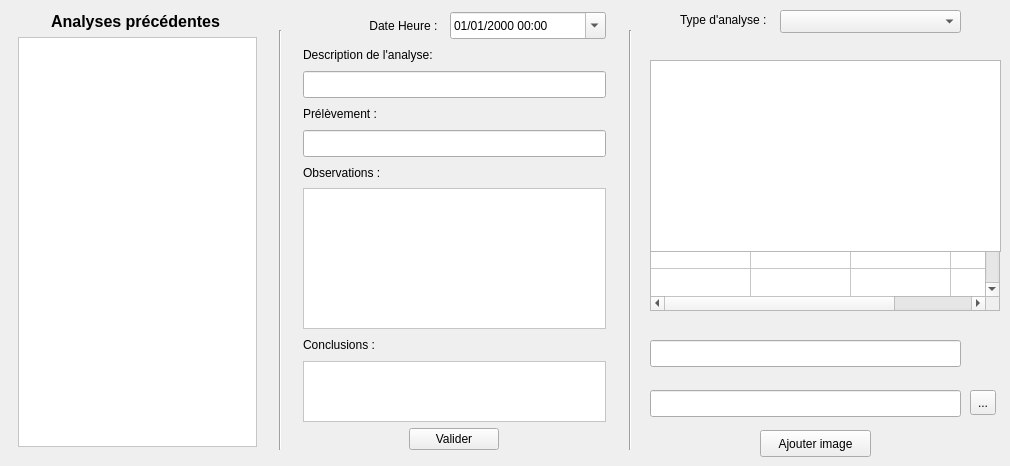
        <widget class="QWidget" name="tab_analyses">
         <attribute name="title">
          <string>Analyses</string>
         </attribute>
         <widget class="QTableWidget" name="tableWidget_analyses">
          <property name="enabled">
           <bool>true</bool>
          </property>
          <property name="geometry">
           <rect>
            <x>650</x>
            <y>70</y>
            <width>350</width>
            <height>241</height>
           </rect>
          </property>
          <property name="showGrid">
           <bool>true</bool>
          </property>
          <property name="rowCount">
           <number>16</number>
          </property>
          <property name="columnCount">
           <number>4</number>
          </property>
          <attribute name="verticalHeaderVisible">
           <bool>false</bool>
          </attribute>
          <row/>
          <row/>
          <row/>
          <row/>
          <row/>
          <row/>
          <row/>
          <row/>
          <row/>
          <row/>
          <row/>
          <row/>
          <row/>
          <row/>
          <row/>
          <row/>
          <column/>
          <column/>
          <column/>
          <column/>
         </widget>
         <widget class="QListWidget" name="listWidget_analyse">
          <property name="geometry">
           <rect>
            <x>650</x>
            <y>60</y>
            <width>351</width>
            <height>192</height>
           </rect>
          </property>
         </widget>
         <widget class="QLineEdit" name="lineEdit_titreImage">
          <property name="geometry">
           <rect>
            <x>650</x>
            <y>340</y>
            <width>311</width>
            <height>27</height>
           </rect>
          </property>
         </widget>
         <widget class="QLineEdit" name="lineEdit_fichier">
          <property name="geometry">
           <rect>
            <x>650</x>
            <y>390</y>
            <width>311</width>
            <height>27</height>
           </rect>
          </property>
         </widget>
         <widget class="QToolButton" name="toolButton_fichier">
          <property name="geometry">
           <rect>
            <x>970</x>
            <y>390</y>
            <width>26</width>
            <height>25</height>
           </rect>
          </property>
          <property name="text">
           <string>...</string>
          </property>
         </widget>
         <widget class="QPushButton" name="pushButton_addImage">
          <property name="geometry">
           <rect>
            <x>760</x>
            <y>430</y>
            <width>111</width>
            <height>27</height>
           </rect>
          </property>
          <property name="toolTip">
           <string>Ajouter une nouvelle image à l'examen</string>
          </property>
          <property name="text">
           <string>Ajouter image</string>
          </property>
         </widget>
         <widget class="Line" name="line">
          <property name="geometry">
           <rect>
            <x>620</x>
            <y>30</y>
            <width>20</width>
            <height>420</height>
           </rect>
          </property>
          <property name="orientation">
           <enum>Qt::Vertical</enum>
          </property>
         </widget>
         <widget class="Line" name="line_2">
          <property name="geometry">
           <rect>
            <x>270</x>
            <y>30</y>
            <width>20</width>
            <height>420</height>
           </rect>
          </property>
          <property name="orientation">
           <enum>Qt::Vertical</enum>
          </property>
         </widget>
         <widget class="QLabel" name="label_5">
          <property name="geometry">
           <rect>
            <x>660</x>
            <y>11</y>
            <width>113</width>
            <height>17</height>
           </rect>
          </property>
          <property name="text">
           <string>Type d'analyse :  </string>
          </property>
          <property name="alignment">
           <set>Qt::AlignRight|Qt::AlignTrailing|Qt::AlignVCenter</set>
          </property>
         </widget>
         <widget class="QComboBox" name="comboBox_typeanalyse">
          <property name="geometry">
           <rect>
            <x>780</x>
            <y>10</y>
            <width>181</width>
            <height>23</height>
           </rect>
          </property>
          <property name="sizePolicy">
           <sizepolicy hsizetype="Preferred" vsizetype="Fixed">
            <horstretch>0</horstretch>
            <verstretch>0</verstretch>
           </sizepolicy>
          </property>
          <property name="baseSize">
           <size>
            <width>0</width>
            <height>0</height>
           </size>
          </property>
         </widget>
         <widget class="QLabel" name="label_3">
          <property name="geometry">
           <rect>
            <x>50</x>
            <y>12</y>
            <width>171</width>
            <height>19</height>
           </rect>
          </property>
          <property name="font">
           <font>
            <family>Arial</family>
            <pointsize>12</pointsize>
            <weight>75</weight>
            <bold>true</bold>
           </font>
          </property>
          <property name="text">
           <string>Analyses précédentes</string>
          </property>
          <property name="textFormat">
           <enum>Qt::PlainText</enum>
          </property>
          <property name="alignment">
           <set>Qt::AlignCenter</set>
          </property>
          <property name="buddy">
           <cstring>listView</cstring>
          </property>
         </widget>
         <widget class="QListView" name="listView">
          <property name="geometry">
           <rect>
            <x>18</x>
            <y>37</y>
            <width>239</width>
            <height>410</height>
           </rect>
          </property>
          <property name="statusTip">
           <string>Double click pour éditer l'analyse</string>
          </property>
          <property name="styleSheet">
           <string notr="true">background-color: rgb(255, 255, 255);</string>
          </property>
         </widget>
         <widget class="QWidget" name="layoutWidget">
          <property name="geometry">
           <rect>
            <x>303</x>
            <y>12</y>
            <width>303</width>
            <height>438</height>
           </rect>
          </property>
          <layout class="QVBoxLayout" name="verticalLayout_2">
           <item>
            <layout class="QHBoxLayout" name="horizontalLayout_2">
             <item>
              <widget class="QLabel" name="label_4">
               <property name="baseSize">
                <size>
                 <width>0</width>
                 <height>0</height>
                </size>
               </property>
               <property name="text">
                <string>Date Heure :  </string>
               </property>
               <property name="alignment">
                <set>Qt::AlignRight|Qt::AlignTrailing|Qt::AlignVCenter</set>
               </property>
               <property name="buddy">
                <cstring>dateTimeEdit_analyse</cstring>
               </property>
              </widget>
             </item>
             <item>
              <widget class="QDateTimeEdit" name="dateTimeEdit_analyse">
               <property name="sizePolicy">
                <sizepolicy hsizetype="Fixed" vsizetype="Fixed">
                 <horstretch>0</horstretch>
                 <verstretch>0</verstretch>
                </sizepolicy>
               </property>
               <property name="minimumSize">
                <size>
                 <width>156</width>
                 <height>27</height>
                </size>
               </property>
               <property name="displayFormat">
                <string>dd/MM/yyyy HH:mm</string>
               </property>
               <property name="calendarPopup">
                <bool>true</bool>
               </property>
              </widget>
             </item>
            </layout>
           </item>
           <item>
            <widget class="QLabel" name="label_6">
             <property name="text">
              <string>Description de l'analyse:</string>
             </property>
             <property name="buddy">
              <cstring>lineEdit_description</cstring>
             </property>
            </widget>
           </item>
           <item>
            <widget class="QLineEdit" name="lineEdit_description">
             <property name="sizePolicy">
              <sizepolicy hsizetype="Preferred" vsizetype="Fixed">
               <horstretch>0</horstretch>
               <verstretch>0</verstretch>
              </sizepolicy>
             </property>
             <property name="minimumSize">
              <size>
               <width>261</width>
               <height>27</height>
              </size>
             </property>
            </widget>
           </item>
           <item>
            <widget class="QLabel" name="label_7">
             <property name="text">
              <string>Prélèvement :</string>
             </property>
             <property name="buddy">
              <cstring>lineEdit_prelevement</cstring>
             </property>
            </widget>
           </item>
           <item>
            <widget class="QLineEdit" name="lineEdit_prelevement">
             <property name="sizePolicy">
              <sizepolicy hsizetype="Preferred" vsizetype="Fixed">
               <horstretch>0</horstretch>
               <verstretch>0</verstretch>
              </sizepolicy>
             </property>
             <property name="minimumSize">
              <size>
               <width>261</width>
               <height>27</height>
              </size>
             </property>
            </widget>
           </item>
           <item>
            <widget class="QLabel" name="label_8">
             <property name="text">
              <string>Observations :</string>
             </property>
             <property name="buddy">
              <cstring>textEdit_syntheseanalyse</cstring>
             </property>
            </widget>
           </item>
           <item>
            <widget class="QTextEdit" name="textEdit_syntheseanalyse">
             <property name="sizePolicy">
              <sizepolicy hsizetype="Expanding" vsizetype="Fixed">
               <horstretch>0</horstretch>
               <verstretch>0</verstretch>
              </sizepolicy>
             </property>
             <property name="minimumSize">
              <size>
               <width>301</width>
               <height>120</height>
              </size>
             </property>
             <property name="maximumSize">
              <size>
               <width>16777215</width>
               <height>141</height>
              </size>
             </property>
             <property name="baseSize">
              <size>
               <width>0</width>
               <height>0</height>
              </size>
             </property>
             <property name="autoFillBackground">
              <bool>false</bool>
             </property>
             <property name="styleSheet">
              <string notr="true">background-color: rgb(255, 255, 255);</string>
             </property>
            </widget>
           </item>
           <item>
            <widget class="QLabel" name="label_9">
             <property name="text">
              <string>Conclusions :</string>
             </property>
             <property name="buddy">
              <cstring>textEdit_conclusions</cstring>
             </property>
            </widget>
           </item>
           <item>
            <widget class="QTextEdit" name="textEdit_conclusions">
             <property name="sizePolicy">
              <sizepolicy hsizetype="Expanding" vsizetype="Fixed">
               <horstretch>0</horstretch>
               <verstretch>0</verstretch>
              </sizepolicy>
             </property>
             <property name="minimumSize">
              <size>
               <width>301</width>
               <height>0</height>
              </size>
             </property>
             <property name="maximumSize">
              <size>
               <width>16777215</width>
               <height>61</height>
              </size>
             </property>
             <property name="styleSheet">
              <string notr="true">background-color: rgb(255, 255, 255);</string>
             </property>
            </widget>
           </item>
           <item>
            <layout class="QHBoxLayout" name="horizontalLayout_6">
             <item>
              <widget class="QPushButton" name="pushButton_valide">
               <property name="maximumSize">
                <size>
                 <width>90</width>
                 <height>16777215</height>
                </size>
               </property>
               <property name="focusPolicy">
                <enum>Qt::StrongFocus</enum>
               </property>
               <property name="toolTip">
                <string>Ajouter l'analyse au dossier</string>
               </property>
               <property name="text">
                <string>Valider</string>
               </property>
              </widget>
             </item>
            </layout>
           </item>
          </layout>
         </widget>
        </widget>
